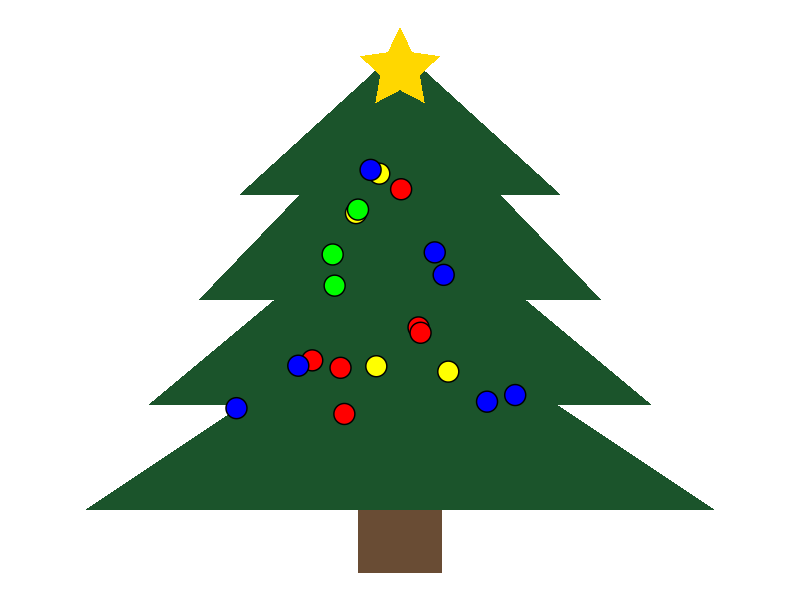

Reproduce this figure in R.
library(ggplot2)
library(ggforce)
library(dplyr)
sample_lights <- function(n) {
  y = runif(n, 0.2, 1.8)
  group=sample(4:7, n, replace = T)
  x=c()
  for (i in y) {
    m = (2-i)*0.55
    x = c(x, runif(1, -m, m))
  }
  list(x=x,y=y,group=group)
}
triangles = data.frame(group = c(1,1,1), x = c(-1.5,1.5,0), y = c(0,0,1))
star = data.frame(group=rep(2, 10), x=sin((0:9)*pi/5)*rep(c(1/5,1/10), 5), y=cos((0:9)*pi/5)*rep(c(1/5,1/10), 5)+2.1)
wood = data.frame(group = rep(3,4), x = c(-0.2, 0.2, 0.2, -0.2), y = c(0, 0, -0.3, -0.3))
lights = sample_lights(20)
circles = data.frame(y = lights$y, x = lights$x, r = rep(0.05, 10), group=lights$group)
ggplot() + 
  geom_polygon(data=triangles, aes(x=x, y=y, group=group, fill=as.factor(group))) +
  geom_polygon(data=mutate(triangles, y=y+0.5, x=x*0.8), aes(x=x, y=y, group=group, fill=as.factor(group))) +
  geom_polygon(data=mutate(triangles, y=y+1, x=x*0.64), aes(x=x, y=y, group=group, fill=as.factor(group))) +
  geom_polygon(data=mutate(triangles, y=c(1.5,1.5,2.2), x=x*0.512), aes(x=x, y=y, group=group, fill=as.factor(group))) +
  geom_polygon(data=star, aes(x=x, y=y, group=group, fill=as.factor(group))) +
  geom_polygon(data=wood, aes(x=x, y=y, group=group, fill=as.factor(group))) +
  geom_circle(aes(x0=x, y0=y, r=r, fill=as.factor(group)), data=circles) +
  coord_equal(ratio=1) +
  theme_void() +
  scale_fill_manual(values=c('#1b542b', '#FFD700', '#694c34', '#FF0000', '#FFFF00', '#0000FF', '#00FF00')) +
  guides(fill=FALSE)
